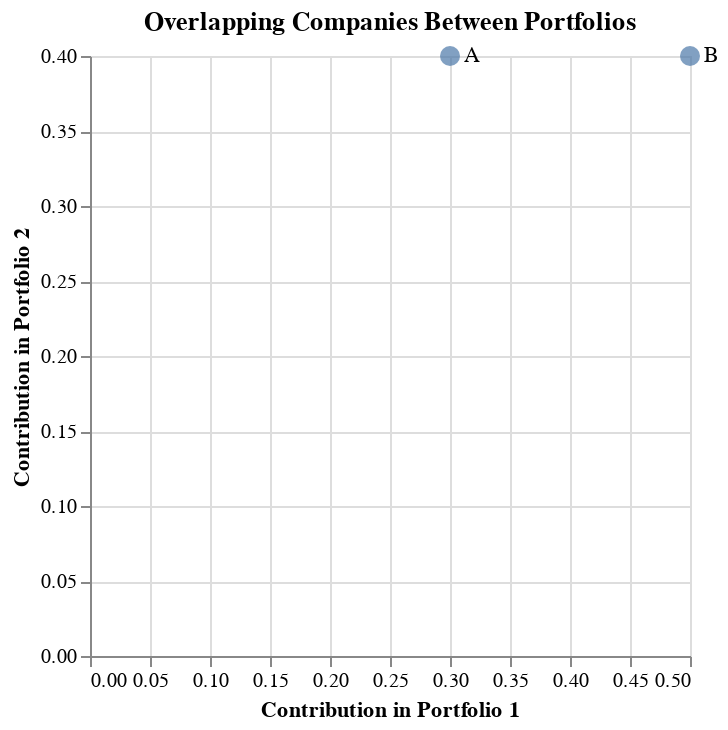

Write notebook code for a chart like this one.
### Code cell
import pandas as pd
import altair as alt

# Sample dataframes (replace these with your actual data)
df1 = pd.DataFrame({'Company': ['A', 'B', 'C'], 'Portfolio1': [0.3, 0.5, 0.2]})
df2 = pd.DataFrame({'Company': ['A', 'B', 'D'], 'Portfolio2': [0.4, 0.4, 0.2]})

# Merge dataframes on 'Company' column
merged_df = pd.merge(df1, df2, on='Company', how='inner')

# Create scatter plot with overlapping companies
scatter = alt.Chart(merged_df).mark_circle(size=100).encode(
    x=alt.X('Portfolio1', title='Contribution in Portfolio 1'),
    y=alt.Y('Portfolio2', title='Contribution in Portfolio 2'),
    tooltip='Company'
).properties(
    title='Overlapping Companies Between Portfolios'
)

# Create text annotations for company names
text = scatter.mark_text(
    align='left',
    baseline='middle',
    dx=7,  # Adjust text position for better visibility
).encode(
    text='Company'
)

# Combine scatter plot and text annotations
chart = scatter + text

# Show the chart
chart.show()

### Figure 1 — Vega-Lite specification as saved in the notebook (floating-point values rounded to 4 significant figures)
{"config": {"view": {"continuousWidth": 300, "continuousHeight": 300}}, "layer": [{"mark": {"type": "circle", "size": 100}, "encoding": {"tooltip": {"field": "Company", "type": "nominal"}, "x": {"field": "Portfolio1", "title": "Contribution in Portfolio 1", "type": "quantitative"}, "y": {"field": "Portfolio2", "title": "Contribution in Portfolio 2", "type": "quantitative"}}, "title": "Overlapping Companies Between Portfolios"}, {"mark": {"type": "text", "align": "left", "baseline": "middle", "dx": 7}, "encoding": {"text": {"field": "Company", "type": "nominal"}, "tooltip": {"field": "Company", "type": "nominal"}, "x": {"field": "Portfolio1", "title": "Contribution in Portfolio 1", "type": "quantitative"}, "y": {"field": "Portfolio2", "title": "Contribution in Portfolio 2", "type": "quantitative"}}, "title": "Overlapping Companies Between Portfolios"}], "data": {"name": "data-461ab5337d48257c9068475d6cc9c0d8"}, "$schema": "https://vega.github.io/schema/vega-lite/v5.17.0.json", "datasets": {"data-461ab5337d48257c9068475d6cc9c0d8": [{"Company": "A", "Portfolio1": 0.3, "Portfolio2": 0.4}, {"Company": "B", "Portfolio1": 0.5, "Portfolio2": 0.4}]}}
